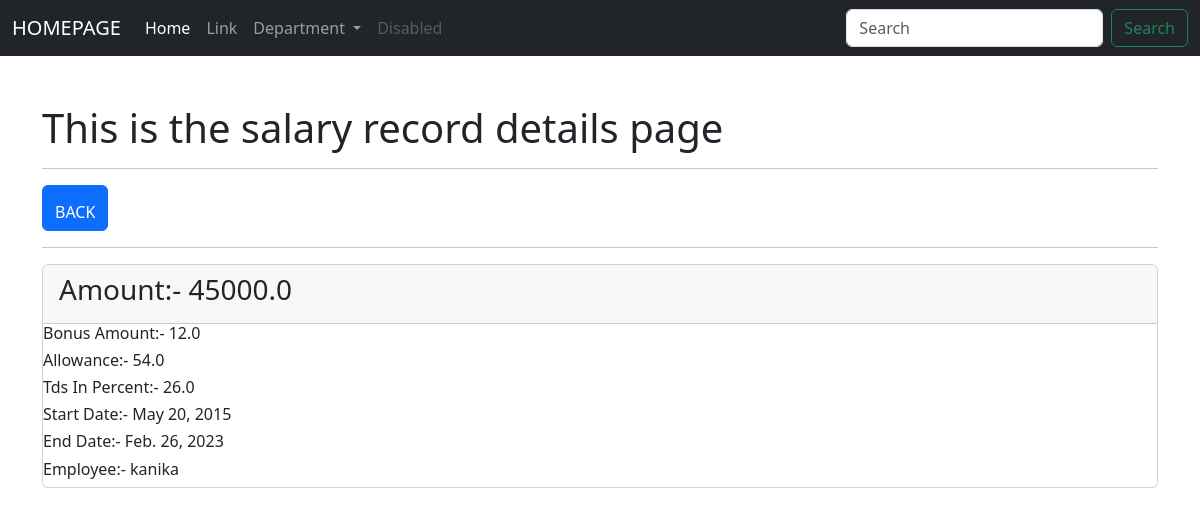
Screenshot of /salary/show/1/ with the database file from the repository.
### app_employeewebsite/models.py (models this page shows)
class EmployeeSalary(models.Model):
    employee =models.ForeignKey(Employee, on_delete=models.CASCADE)
    salary_amount = models.FloatField()
    bonus_amount = models.FloatField(default=0)
    allowance = models.FloatField(default=0)
    tds_in_percent = models.FloatField(default=1)
    start_date  = models.DateField()
    end_date = models.DateField()
    status = models.BooleanField(default=True)
    class Meta:
        db_table =  'app_employee_salary'

class Employee(models.Model):
    full_name = models.CharField(max_length=255)
    contact = models.CharField(max_length=255)
    email = models.EmailField()
    dob = models.DateField()
    join_date = models.DateField()
    gender = models.CharField(max_length=255)
    blood_group = models.CharField(max_length=255)
    address = models.CharField(max_length=255)
    user = models.ForeignKey(User, on_delete=models.CASCADE)
    department = models.ForeignKey(Department,on_delete=models.CASCADE)
    class Meta:
        db_table = 'app_employee'
    def __str__(self):
        return self.full_name

### app_employeewebsite/views.py (the view)
# urls.py: path('salary/show/<int:id>/', views.salary_show, name= 'sal-show'),
def salary_show(request, id):
    data = EmployeeSalary.objects.get(id=id)
    context = {"data":data}
    return render(request, 'salaryrecords/show_salaryrecord.html',context)

### templates/salaryrecords/show_salaryrecord.html (shortened to what this page needs)
{% extends 'layouts/master.html' %}
{% block content %}
    <div class="container mt-5">
        <h1>This is the salary  record details page</h1>
        <hr>
        <a href="{% url 'sal-index' %}" class="btn btn-primary"> <h3>  </h3>BACK</a>
        <hr>
        <div class="card">
            <div class="card-header"><h3>Amount:- {{data.salary_amount }}</h3></div>
            <div class="ccard-body">
                <h6> Bonus Amount:- {{ data.bonus_amount }} </h6>
                <h6> Allowance:- {{ data.allowance }} </h6>
                <h6> Tds In Percent:- {{ data.tds_in_percent }} </h6>
                <h6> Start Date:- {{ data.start_date }} </h6>
                <h6> End Date:- {{ data.end_date }} </h6>
                <h6> Employee:- {{ data.employee}} </h6>
            </div>
        </div>
    </div>
{% endblock %}

### rows the page displays
EmployeeSalary: salary_amount "45000.0", bonus_amount "12.0", allowance "54.0", tds_in_percent "26.0", start_date "May 20, 2015", end_date "Feb. 26, 2023", employee "kanika"
